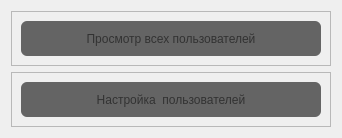
         <widget class="QWidget" name="page_3">
          <property name="maximumSize">
           <size>
            <width>16777215</width>
            <height>1000</height>
           </size>
          </property>
          <property name="styleSheet">
           <string notr="true"/>
          </property>
          <layout class="QVBoxLayout" name="verticalLayout_2">
           <item>
            <widget class="QFrame" name="frame_2">
             <property name="maximumSize">
              <size>
               <width>9000</width>
               <height>10000</height>
              </size>
             </property>
             <property name="frameShape">
              <enum>QFrame::StyledPanel</enum>
             </property>
             <property name="frameShadow">
              <enum>QFrame::Raised</enum>
             </property>
             <layout class="QHBoxLayout" name="horizontalLayout_3">
              <item>
               <widget class="QPushButton" name="pushButton_show_all_usr_3">
                <property name="sizePolicy">
                 <sizepolicy hsizetype="Minimum" vsizetype="Fixed">
                  <horstretch>0</horstretch>
                  <verstretch>0</verstretch>
                 </sizepolicy>
                </property>
                <property name="minimumSize">
                 <size>
                  <width>300</width>
                  <height>35</height>
                 </size>
                </property>
                <property name="maximumSize">
                 <size>
                  <width>500</width>
                  <height>35</height>
                 </size>
                </property>
                <property name="styleSheet">
                 <string notr="true">

QPushButton{
background-color: rgb(100, 100, 100);

color: rgb(50, 50, 50);
border:0px;
border-radius: 6px;
}

QPushButton:hover{
background-color: rgb(130, 130, 130);
color: rgb(50, 50, 50);
border-radius: 6px;
}



</string>
                </property>
                <property name="text">
                 <string>Просмотр всех пользователей</string>
                </property>
               </widget>
              </item>
             </layout>
            </widget>
           </item>
           <item>
            <widget class="QFrame" name="frame_3">
             <property name="maximumSize">
              <size>
               <width>16777215</width>
               <height>500</height>
              </size>
             </property>
             <property name="frameShape">
              <enum>QFrame::StyledPanel</enum>
             </property>
             <property name="frameShadow">
              <enum>QFrame::Raised</enum>
             </property>
             <layout class="QHBoxLayout" name="horizontalLayout_2">
              <item>
               <widget class="QPushButton" name="pushButton_crt_user_5">
                <property name="minimumSize">
                 <size>
                  <width>300</width>
                  <height>35</height>
                 </size>
                </property>
                <property name="maximumSize">
                 <size>
                  <width>500</width>
                  <height>35</height>
                 </size>
                </property>
                <property name="styleSheet">
                 <string notr="true">

QPushButton{
background-color: rgb(100, 100, 100);

color: rgb(50, 50, 50);
border:0px;
border-radius: 6px;
}

QPushButton:hover{
background-color: rgb(130, 130, 130);
color: rgb(50, 50, 50);
border-radius: 6px;
}



</string>
                </property>
                <property name="text">
                 <string>Настройка  пользователей</string>
                </property>
               </widget>
              </item>
             </layout>
            </widget>
           </item>
          </layout>
         </widget>
